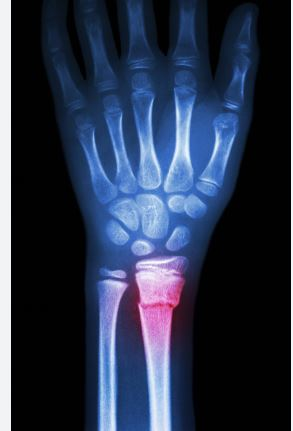
#> input picture wrist.JPG, 293 x 431 px
$ python main.py
#> lines starting #> are read from the running program, lines starting #| are printed output that depends on the picture
import cv2
import numpy as np

# 1. LOAD: Read your wrist X-ray
image = cv2.imread('wrist.JPG', 0)
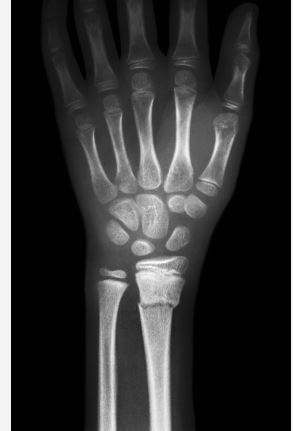
#> image: shape (431, 293); min 0, max 255, mean 51.9

if image is None:
    print("Error: Can't find wrist.JPG")
else:
    # 2. ENHANCE: Make it super sharp
    clahe = cv2.createCLAHE(clipLimit=3.0, tileGridSize=(8,8))
    enhanced = clahe.apply(image)
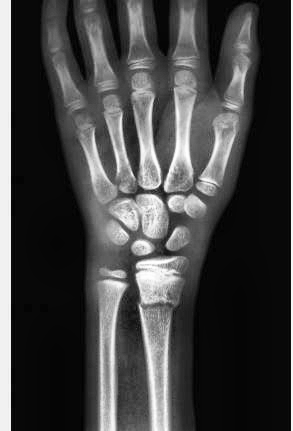
#> enhanced: shape (431, 293); min 2, max 255, mean 67.9

    # 3. DETECT: Find the fracture lines
    edges = cv2.Canny(enhanced, 70, 150)
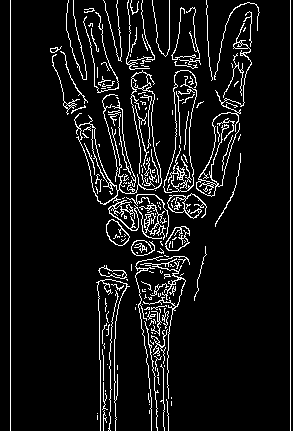
#> edges: shape (431, 293); 7.9% white in thin lines or dots

    # 4. COLOR: Create a color version so we can draw RED highlights
    # This turns our B&W image into a color 'canvas'
    color_result = cv2.cvtColor(enhanced, cv2.COLOR_GRAY2BGR)

    # 5. ANALYSIS: Find the crack and measure it
    red_pixels = np.argwhere(edges > 0)
#> red_pixels = 9988 pairs, first value 0 to 430, second value 10 to 290

    if len(red_pixels) > 0:
        # Measure extent (The math we did before)
        dist = np.linalg.norm(red_pixels[0] - red_pixels[-1])
#> dist = 513.1
        extent_mm = dist / 10
#> extent_mm = 51.31

        # Identify Type: If it's very long, it's a Linear fracture.
        # If it's tiny, it's a Hairline/Minute fracture.
        f_type = "Minute/Hairline" if extent_mm < 5 else "Linear Fracture"
#> f_type = 'Linear Fracture'

        # 6. HIGHLIGHT: Paint the detected fracture lines RED
        color_result[edges > 0] = [0, 0, 255]
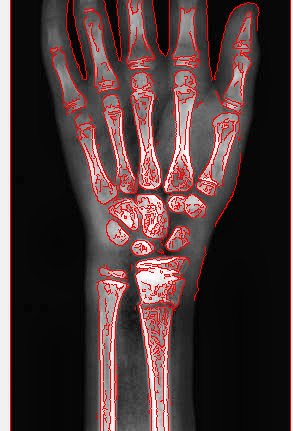
#> color_result: shape (431, 293, 3); mean B, G, R 57, 57, 77.1

        # 7. UI: Draw a professional box with the info
        cv2.rectangle(color_result, (10, 10), (350, 120), (50, 50, 50), -1) # Dark background box
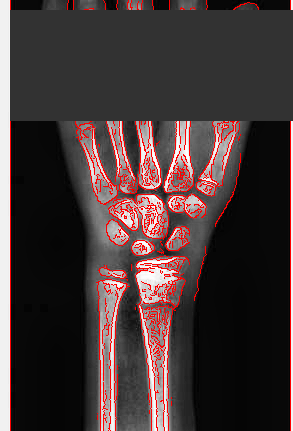
#> color_result: shape (431, 293, 3); mean B, G, R 55.4, 55.4, 69.3
        cv2.putText(color_result, f"STATUS: FRACTURE DETECTED", (20, 40),
                    cv2.FONT_HERSHEY_SIMPLEX, 0.6, (0, 0, 255), 2)
        cv2.putText(color_result, f"TYPE: {f_type}", (20, 70),
                    cv2.FONT_HERSHEY_SIMPLEX, 0.6, (255, 255, 255), 1)
        cv2.putText(color_result, f"EXTENT: {extent_mm:.2f} mm", (20, 100),
                    cv2.FONT_HERSHEY_SIMPLEX, 0.6, (255, 255, 255), 1)
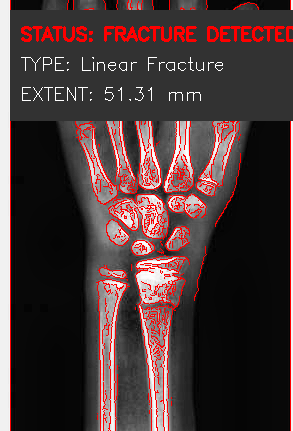
#> color_result: shape (431, 293, 3); mean B, G, R 55.8, 55.8, 73.9

        # 8. SHOW:
        cv2.imshow('Biomedical Fracture Detector v1.0', color_result)
        print("Analysis finished! Check the pop-up window.")

        cv2.waitKey(0)
        cv2.destroyAllWindows()
